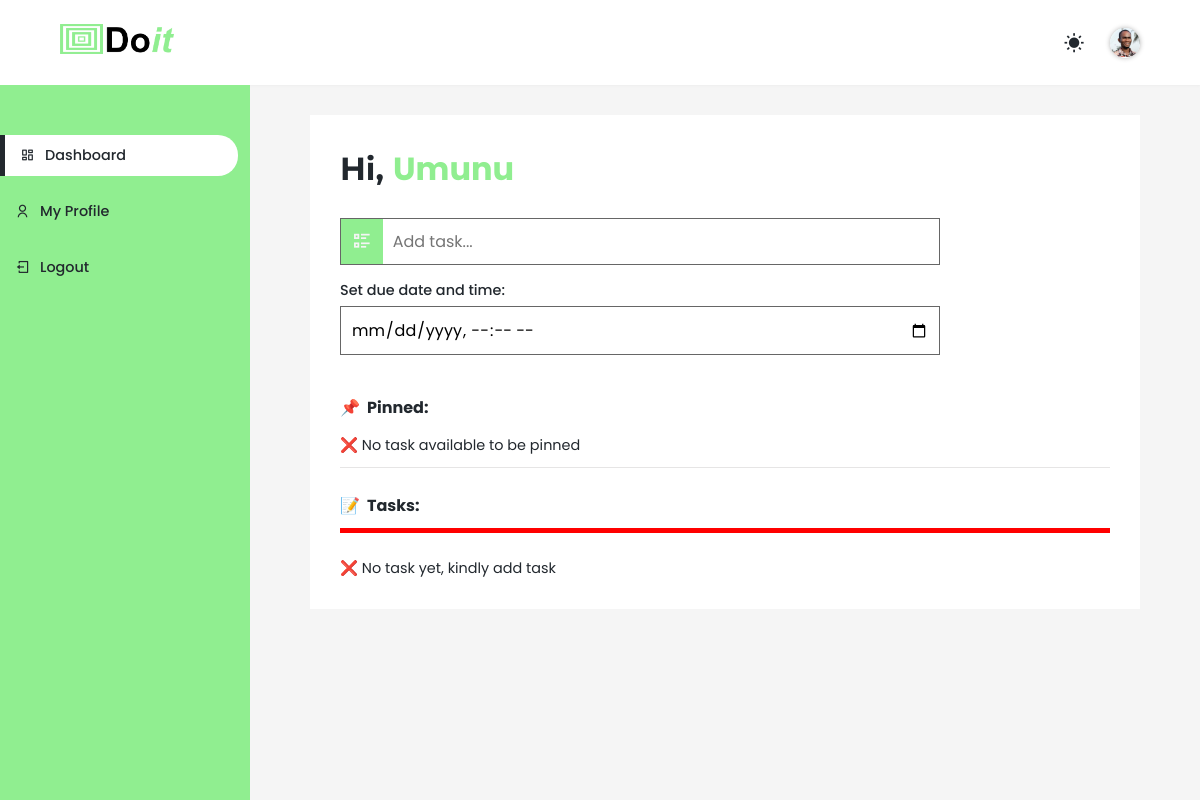
The page /dashboard (signed in) on the database as committed earlier.
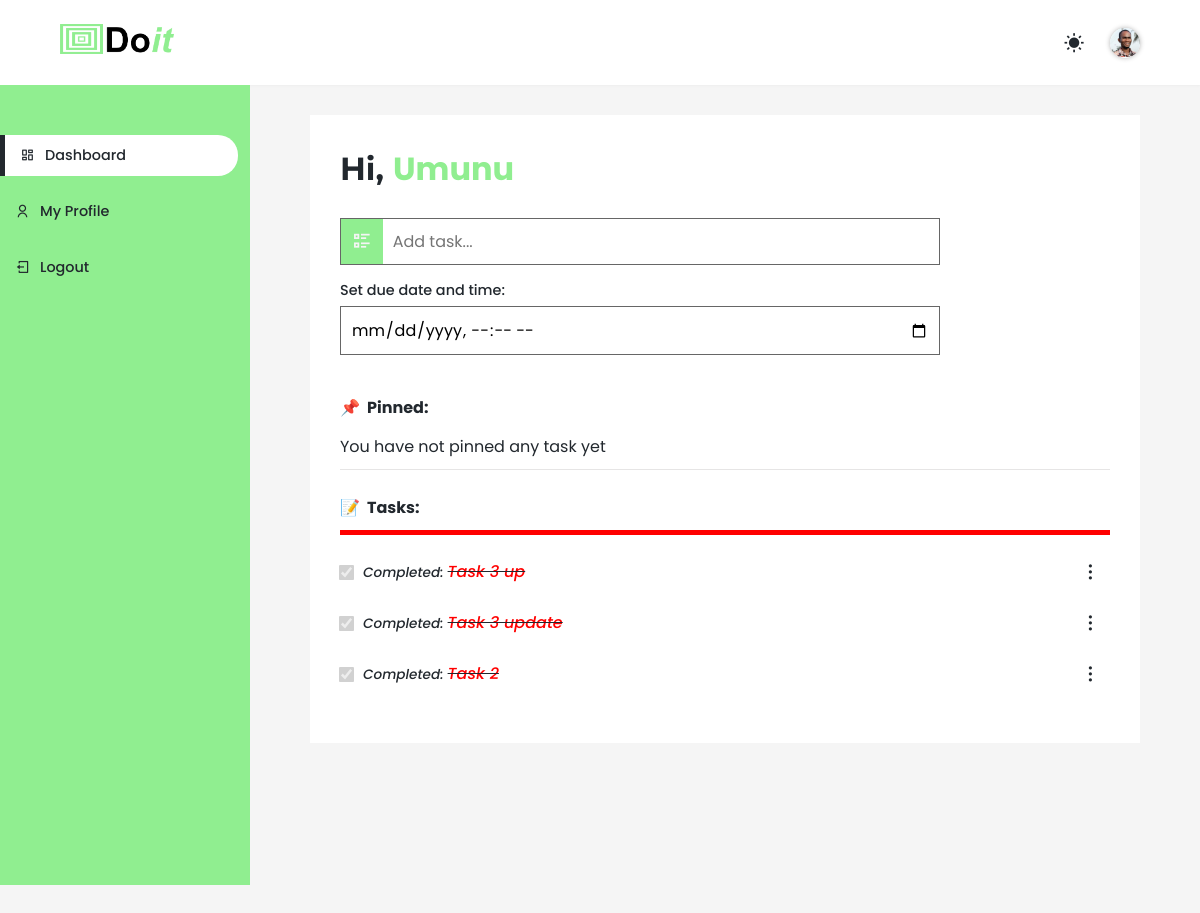
The same page on the database as committed later.
### main.py (models this page shows)
class Task(db.Model):
    __tablename__ = "tasks"
    id: Mapped[int] = mapped_column(Integer, primary_key=True)
    user_id: Mapped[int] = mapped_column(Integer, db.ForeignKey("users.id"), nullable=False)
    user = relationship("User", back_populates="tasks")
    task: Mapped[str] = mapped_column(Text, nullable=False)
    due_date: Mapped[datetime] = mapped_column(DateTime, nullable=False)
    created_at: Mapped[datetime] = mapped_column(DateTime, nullable=False)
    completed_at: Mapped[datetime] = mapped_column(DateTime, nullable=True)
    is_completed: Mapped[bool] = mapped_column(Boolean, default=False, nullable=False)
    is_pinned: Mapped[bool] = mapped_column(Boolean, default=False, nullable=False)
    reminder_sent: Mapped[bool] = mapped_column(Boolean, default=False, nullable=False)

### main.py (the view, shortened to what this page needs)
@app.route("/dashboard", methods=['GET', 'POST'])
@login_required
def dashboard():
    form = AddTask()
    stmt = select(Task).where(Task.user_id == current_user.id)
    task_row = db.session.scalars(stmt).all()
    complete_forms = {task.id: CompleteTaskForm() for task in task_row}
    first_name = current_user.name.split(" ")[0]
    return render_template("dashboard.html", active_page="dashboard", name=first_name, form=form, user = current_user, tasks=task_row, complete_forms=complete_forms)

### forms.py
class AddTask(FlaskForm):
    add_task = StringField(validators=[DataRequired()] )
    due_date = DateTimeLocalField("Set due date and time:", format="%Y-%m-%dT%H:%M", validators=[DataRequired()])

class CompleteTaskForm(FlaskForm):
    checkbox = BooleanField()

### main.py (called while the page is built)
@login_manager.user_loader
def load_user(user_id):
    return db.get_or_404(User, user_id)

### templates/dashboard.html (shortened to what this page needs)
{% extends "base.html" %}
{% block body%}
    {% include "dashboard_header.html" with context  %}
    <main class="db-section">
        <div class="container">
            <div class="dash-inner">
                <h2>Hi, <span style="color :#90ee90">{{ name }}</span></h2>
                <form action="{{ url_for('dashboard') }}" method="post" class="Form" novalidate>
                    <div class="inputFi">
                        <div class="add_task">
                            <i class="ri-list-check-2"></i>
                            {{ form.add_task(placeholder='Add task...') }}
                        </div>
                        {{ form.due_date.label(style='display: inline-block;margin: 15px 0 5px 0;font-size: 0.9rem;font-weight: 500;') }}
                        <div class="add_task">
                            {{ form.due_date }}
                        </div>
                    </div>
                </form>
                <div class="pin-task">
                    <div class="txt">
                        <strong style="display: inline-flex;margin-bottom: 15px;"><span style="margin-right: 7px;">📌</span>Pinned:</strong>
                    </div>
                    {% if tasks %}
                        {% set pinned_tasks = tasks | selectattr('is_pinned') | list %}
                        {% if pinned_tasks|length == 0 %}
                            <p style="font-size: 1rem;">You have not pinned any task yet</p>
                        {% endif %}
                    {% else %}
                        <p>❌ No task available to be pinned</p>
                    {% endif %}
                </div>
                <div class="task-txt">
                    <strong><span style="margin-right: 7px;">📝</span>Tasks:</strong>
                </div>
                {% if tasks %}
                    {% for item in tasks %}
                        {% if item.is_pinned == False %}
                        <div class="flex-te">
                            <div class="text-chek">
                                <form action="{{ url_for('complete_task', task_id=item.id) }}" method="post">
                                    {{ complete_forms[item.id].checkbox(
                                        class='checkbox',
                                        onchange="this.form.submit(); this.disabled = true;"
                                        , checked=item.is_completed, disabled=item.is_completed
                                    ) }}
                                </form>
                                <p>
                                    {% if item.is_completed %}
                                        <span style="font-size: 0.85rem;"><i>Completed: </i></span>
                                        <strike><i style="color: red">{{ item.task }}</i></strike>
                                    {% else %}
                                        {{ item.task }}
                                    {% endif %}
                                </p>
                            </div>
                            <div class="edit-items">
                                <i class="ri-more-2-line edit-i"></i>
                            </div>
                        </div>
                        {% endif %}
                    {% endfor %}
                {% else %}
                    <p>❌ No task yet, kindly add task</p>
                {% endif %}
            </div>
        </div>
    </main>
{% endblock %}

Rows that differ between the two databases and show on the page:
added Task: task "Task 3 up"
added Task: task "Task 3 update"
added Task: task "Task 2"
Other text that changed with them:
text no longer shown: "❌ No task available to be pinned ❌ No task yet, kindly add task"
text now shown: "You have not pinned any task yet"
